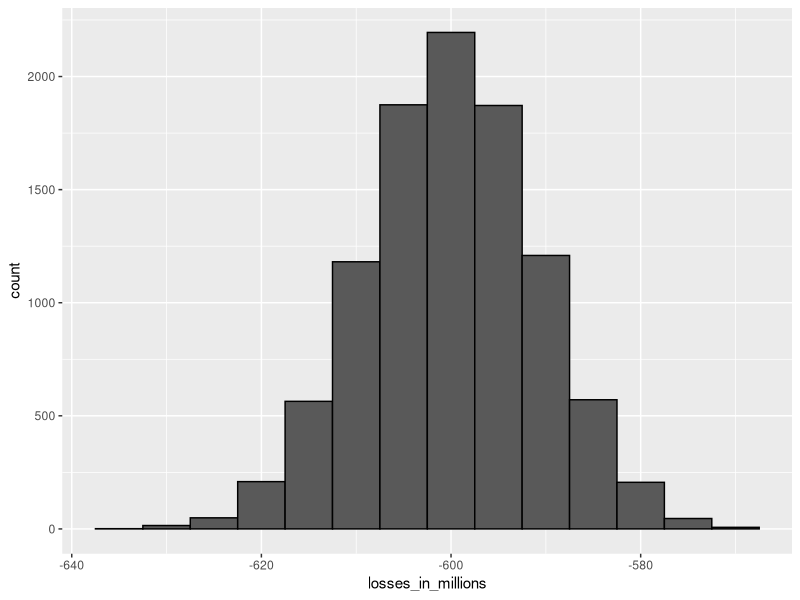

Source code (R):
#!/usr/bin/env Rscript
suppressPackageStartupMessages(library(tidyverse))
print("Create a random variable S with the earnings of your bank if you give out 10,000 loans, the default rate is 0.3, and you lose $200,000 in each foreclosure.")
n <- 10000
loss_per_foreclosure <- -200000
# probability of default
p <- 0.3
loan.amt <- 180000
defaults <- sample(c(0, 1), n, prob = c(1 - p, p), replace = TRUE)
S <- sum(defaults * loss_per_foreclosure)
S / 10^6

print("Run a Monte Carlo simulation with 10,000 outcomes for S. Make a histogram of the results.")
B <- 10000
losses <- replicate(B, {
  defaults <- sample(c(0, 1), n, prob = c(1 - p, p), replace = TRUE)
  sum(defaults * loss_per_foreclosure)
})
data.frame(losses_in_millions = losses / 10^6) %>%
  ggplot(aes(losses_in_millions)) +
  geom_histogram(color = "black", binwidth = 5)

print("What is the expected value of S (in millions)?")
mu <- n * (loss_per_foreclosure * p + 0 * (1 - p))
mu / 10^6

print("What is the standard error of S (in millions)?")
se <- sqrt(n * p * (1 - p)) * abs(loss_per_foreclosure)
se / 10^6

print("Suppose we give out loans for $180,000. What should the interest rate be so that our expected value is 0?")
x <- -loss_per_foreclosure * p / (1 - p)
x
x / loan.amt

print("(Harder) What should the interest rate be so that the chance of losing money is 1 in 20? In math notation, what should the interest rate be so that Pr( S < 0 ) = 0.05")
z <- qnorm(0.05)
l <- loss_per_foreclosure
z <- qnorm(0.01)
x <- -l * (n * p - z * sqrt(n * p * (1 - p))) / (n * (1 - p) + z * sqrt(n * p * (1 - p)))
x
x / loan.amt
